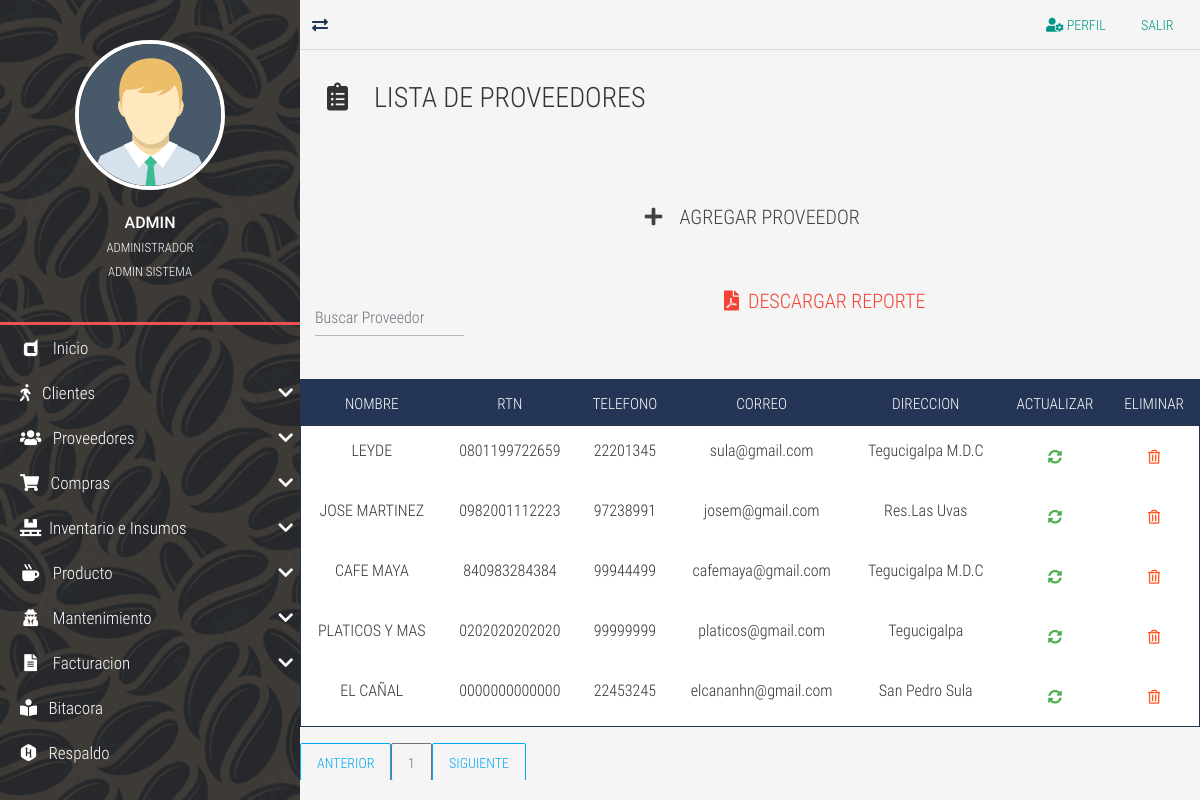
Screenshot of /proveedor-list/ (signed in) with the database file from the repository.
### tables this page shows
CREATE TABLE `TBL_Proveedores` (
  `id_Proveedores` int NOT NULL AUTO_INCREMENT,
  `nom_proveedor` varchar(45) DEFAULT NULL,
  `rtn_proveedor` varchar(50) DEFAULT NULL,
  `tel_proveedor` varchar(50) DEFAULT NULL,
  `correo_proveedor` varchar(45) NOT NULL,
  `dir_proveedor` varchar(255) DEFAULT NULL,
  PRIMARY KEY (`id_Proveedores`) USING BTREE
);

### controladores/vistasControlador.php (called while the page is built, shortened)
<?php
	class vistasControlador extends vistasModelo{
		public function obtener_plantilla_controlador(){
			return require_once "./vistas/plantilla.php";
		}
	}

### index.php (called while the page is built, shortened)
<?php
	require_once "./controladores/vistasControlador.php";
	$plantilla = new vistasControlador();
	$plantilla->obtener_plantilla_controlador();

### vistas/contenidos/proveedor-list-view.php (the view, shortened to what this page needs)
<div class="full-box page-header">
	<h3 class="text-left">
		<i class="fas fa-clipboard-list fa-fw"></i> &nbsp; LISTA DE PROVEEDORES
	</h3>
</div>
<div class="container-fluid">
	<ul class="full-box list-unstyled page-nav-tabs">
		<li>
			<div class="btn btn-dark btn-lg" data-toggle="modal" data-target="#ModalCrear"><i class="fas fa-plus fa-fw"></i> &nbsp; AGREGAR PROVEEDOR</div>
		</li>
	</ul>
</div>
<?php
$where="";
?>
<div class="container-fluid">
  <form class="d-flex" action="../pdf/proveedorpdf.php" method="post" accept-charset="utf-8">
  	<input class="form-control me-2 light-table-filter" data-table="table_id" type="text" name="filtroproveedor" placeholder="Buscar Proveedor">
	<button type="submit" class="btn btn-danger mx-auto btn-lg"><i class="fas fa-file-pdf"></i> &nbsp;Descargar Reporte</button>
      </form>
  </div>
  <br>
      <table class="table table-striped table-dark table_id text-center" id="tblDatos">
                         <thead>
                         <tr>
                        <th>NOMBRE</th>
                        <th>RTN</th>
                        <th>TELEFONO</th>
                        <th>CORREO</th>
                        <th>DIRECCION</th>
                    	<th>ACTUALIZAR</th>
						<th>ELIMINAR</th>
                        </tr>
                        </thead>
                        <tbody>
				<?php
include ("./cone.php");
$SQL="SELECT * FROM TBL_Proveedores
$where";
$dato = mysqli_query($conexion, $SQL);
if($dato -> num_rows >0){
    while($fila=mysqli_fetch_array($dato)){
?>
<tr>
<td><?php echo $fila['nom_proveedor']; ?></td>
<td><?php echo $fila['rtn_proveedor']; ?></td>
<td><?php echo $fila['tel_proveedor']; ?></td>
<td><?php echo $fila['correo_proveedor']; ?></td>
<td><?php echo $fila['dir_proveedor']; ?></td>
<td>
				<div class="btn btn-success" data-toggle="modal" data-target="#ModalActualizar<?php echo $fila['id_Proveedores'];?>">
					<i class="fas fa-sync-alt"> </i>
				</div>
			</td>
<td>
	<form class="FormularioAjax" action="<?php echo SERVERURL; ?>ajax/proveedorAjax.php" method="POST" data-form="delete" autocomplete="off">
	<button type="submit" class="btn btn-warning">
		<i class="far fa-trash-alt"></i>
	</button>
	</form>
</td>
</tr>
<?php
}
}else{
    ?>
    <tr class="text-center">
    <td colspan="16">No existen registros</td>
    </tr>
    <?php
}
?>
	</body>
  <div id="paginador" class=""></div>

### vistas/css/all.css (style rules this page uses)
.fa, .fas, .far, .fal, .fab { -moz-osx-font-smoothing: grayscale; -webkit-font-smoothing: antialiased; display: inline-block; font-style: normal; font-variant: normal; text-rendering: auto; line-height: 1; }
.fa-fw { text-align: center; width: 1.25em; }
.fa-clipboard-list:before { content: "\f46d"; }
.fa-file-pdf:before { content: "\f1c1"; }
.fa-plus:before { content: "\f067"; }
.fa-sync-alt:before { content: "\f2f1"; }
.fa-trash-alt:before { content: "\f2ed"; }
.far { font-family: 'Font Awesome 5 Free'; font-weight: 400; }
.fa, .fas { font-family: 'Font Awesome 5 Free'; font-weight: 900; }

### vistas/css/style.css (style rules this page uses)
:root { --color-one: #F5F5F5; --color-two: #24292E; --color-three: #EC5252; --form-color: #14111A; --accent-color: #253556; --border-color: #D8D8D8; }
body,html { font-family: 'roboto_condensed_light'; width: 100vw; height: 100vh; background-color: var(--color-one); color: #333; font-size: 16px; }
.full-box { margin: 0; padding: 0; box-sizing: border-box; width: 100%; }
.page-header { padding: 30px 20px 60px 20px; }
.page-header > :nth-child(1) { padding-bottom: 7px; }
.page-nav-tabs { display: flex; justify-content: center; flex-wrap: wrap; margin-bottom: 30px; }
.page-nav-tabs li, .page-nav-tabs li a { height: 40px; line-height: 40px; }
.page-nav-tabs li { margin: 5px 20px; }
.table .btn { margin-bottom: 0; }
.table thead th { color: #FFF; }
.table tbody tr { color: #333; transition: all .2s ease-in-out; }
.table-dark, .table { background-color: #fff; }
.table-dark { border: 1px solid var(--accent-color); }
.table-dark thead tr { background-color: var(--accent-color); }
.table-dark td, .table-dark thead th, .table-dark th { border: none; }
table form { margin-bottom: 0; }

### rows the page displays
tbl_proveedores: nom_proveedor "LEYDE", rtn_proveedor "0801199722659", tel_proveedor "22201345", correo_proveedor "sula@gmail.com", dir_proveedor "Tegucigalpa M.D.C"
tbl_proveedores: nom_proveedor "JOSE MARTINEZ", rtn_proveedor "0982001112223", tel_proveedor "97238991", correo_proveedor "josem@gmail.com", dir_proveedor "Res.Las Uvas"
tbl_proveedores: nom_proveedor "CAFE MAYA", rtn_proveedor "840983284384", tel_proveedor "99944499", correo_proveedor "cafemaya@gmail.com", dir_proveedor "Tegucigalpa M.D.C"
tbl_proveedores: nom_proveedor "PLATICOS Y MAS", rtn_proveedor "0202020202020", tel_proveedor "99999999", correo_proveedor "platicos@gmail.com", dir_proveedor "Tegucigalpa"
tbl_proveedores: nom_proveedor "EL CAÑAL", rtn_proveedor "0000000000000", tel_proveedor "22453245", correo_proveedor "elcananhn@gmail.com", dir_proveedor "San Pedro Sula"

### other values shown
$_SESSION['usuario_login'] "ADMIN"
$_SESSION['nombre_usuario'] "ADMINISTRADOR"
$_SESSION['rol'] "ADMIN SISTEMA"
